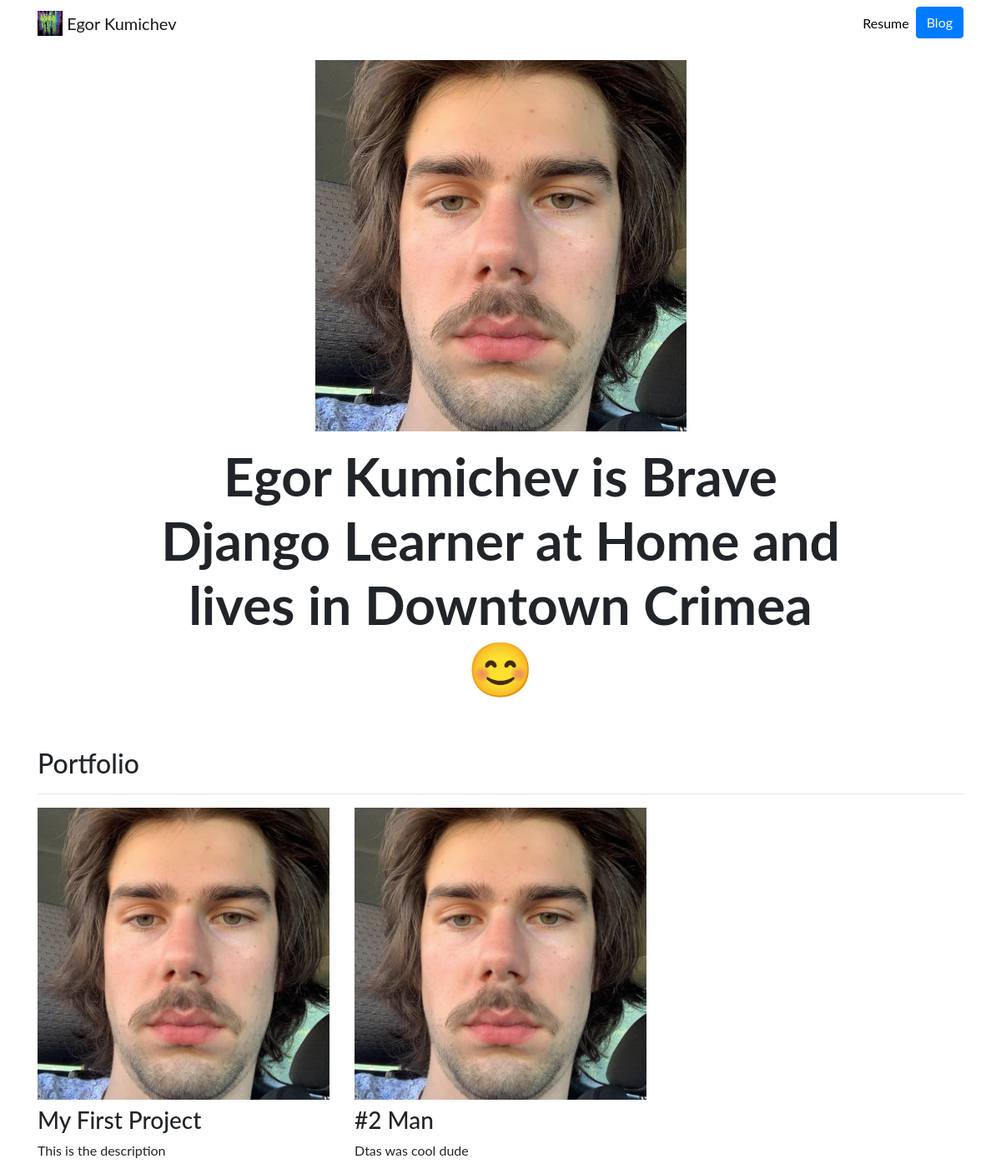
/, run on an earlier commit of the app's database.
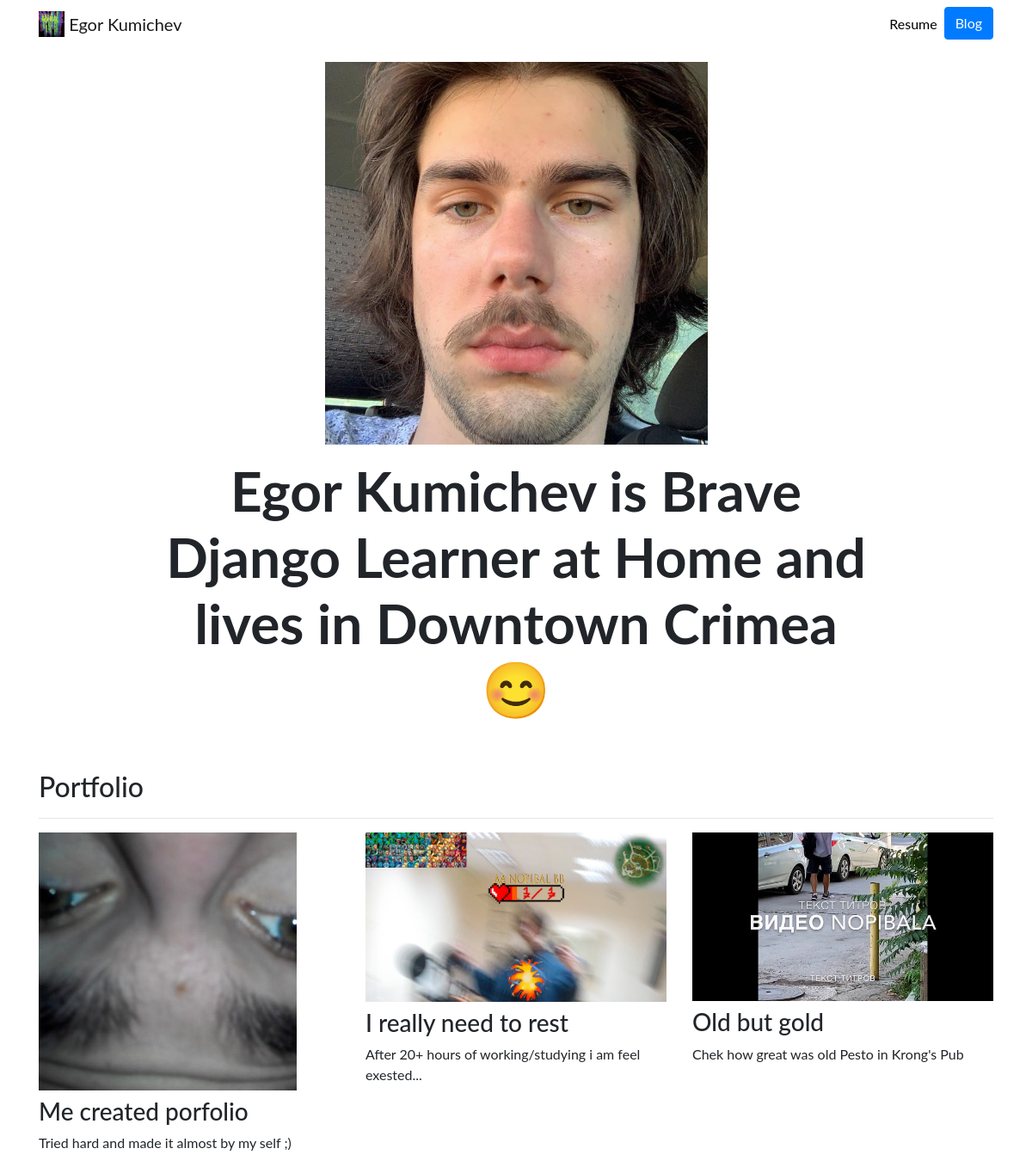
And on a later commit of the database.
### portfolio/models.py (models this page shows, shortened)
class Project(models.Model):
    title = models.CharField(max_length=100)
    description = models.CharField(max_length=250)
    image = models.ImageField(upload_to='portfolio/images/')
    url = models.URLField(blank=True)

### portfolio/views.py (the view)
# urls.py: 2. Add a URL to urlpatterns:  path('', views.home, name='home')
def home(request):
    projects = Project.objects.all()
    return render(request, 'portfolio/home.html',{'projects':projects})

### portfolio/templates/portfolio/home.html
{% extends "portfolio/base.html" %}
{% load static %}
{% block content %}
<div class="row justify-content-center my-3">
  <div class="col-5">
    <img src="{% static 'portfolio/me1.jpg' %}" class="img-fluid">
  </div>
</div>
<div class="row justify-content-center mb-3">
  <div class="col-md-9 text-center">
    <h1 id="hometext" class="font-weight-bold">Egor Kumichev is Brave Django Learner at Home and lives in Downtown Crimea😊</h1>
  </div>
</div>
<h2 class="mt-5">Portfolio</h2>
<hr>
<div class="row">
  {% for project in projects %}
  <div class="col-lg-4 col-md-6">
    {% if project.url %}
    <a href="{{ project.url }}" target="_blank">
      <img src="{{ project.image.url }}" class="img-fluid mb-2">
    </a>
    {% else %}
    <img src="{{ project.image.url }}" class="img-fluid mb-2">
    {% endif %}
    <h3>{{ project.title }}</h3>
    <p>{{ project.description }}</p>
  </div>
  {% endfor %}
</div>
{% endblock %}

### portfolio/templates/portfolio/base.html (shortened to what this page needs)
{% load static %}
<!doctype html>
<html lang="en">
<head>
  <link rel="stylesheet" href="https://stackpath.bootstrapcdn.com/bootstrap/4.4.1/css/bootstrap.min.css">
  <link rel="stylesheet" href="{% static "portfolio/custom.css" %}">
</head>
<body>
  <nav id="topNav" class="navbar navbar-expand-md navbar-light">
    <div class="container">
      <a class="navbar-brand" href="{% url 'home' %}">
        <img src="{% static "portfolio/logo.jpg" %}" width="30" height="30" class="d-inline-block align-top" alt="Egor's Logo">
        <span>Egor Kumichev</span>
      </a>
      <div class="collapse navbar-collapse text-center" id="navbarNav">
        <ul class="navbar-nav ml-auto">
          <li class="nav-item">
            <a class="nav-link" href="{% static "portfolio/resume.pdf" %}">Resume</a>
          </li>
          <li>
            <a role="button" href="{% url 'blog:all_blogs' %}" class="btn btn-primary">Blog</a>
          </li>
        </ul>
      </div>
    </div>
  </nav>
  <div class="container">
    {% block content %}{% endblock %}
  </div>
</body>
</html>

### portfolio/static/portfolio/custom.css (style rules this page uses)
.navbar-nav .nav-link { color: rgba(0,0,0,1) !important; }
body { font-family: 'Lato', sans-serif; }
@media (min-width: 992px) { #hometext { font-size: 4rem; } }

What changed in the data, as far as the page shows it:
removed Project: image (picture), title "My First Project", description "This is the description"
removed Project: image (picture), title "#2 Man", description "Dtas was cool dude"
added Project: image (picture), title "Me created porfolio", description "Tried hard and made it almost by my self ;)"
added Project: image (picture), title "I really need to rest", description "After 20+ hours of working/studying i am feel exested..."
added Project: image (picture), title "Old but gold", description "Chek how great was old Pesto in Krong's Pub"
